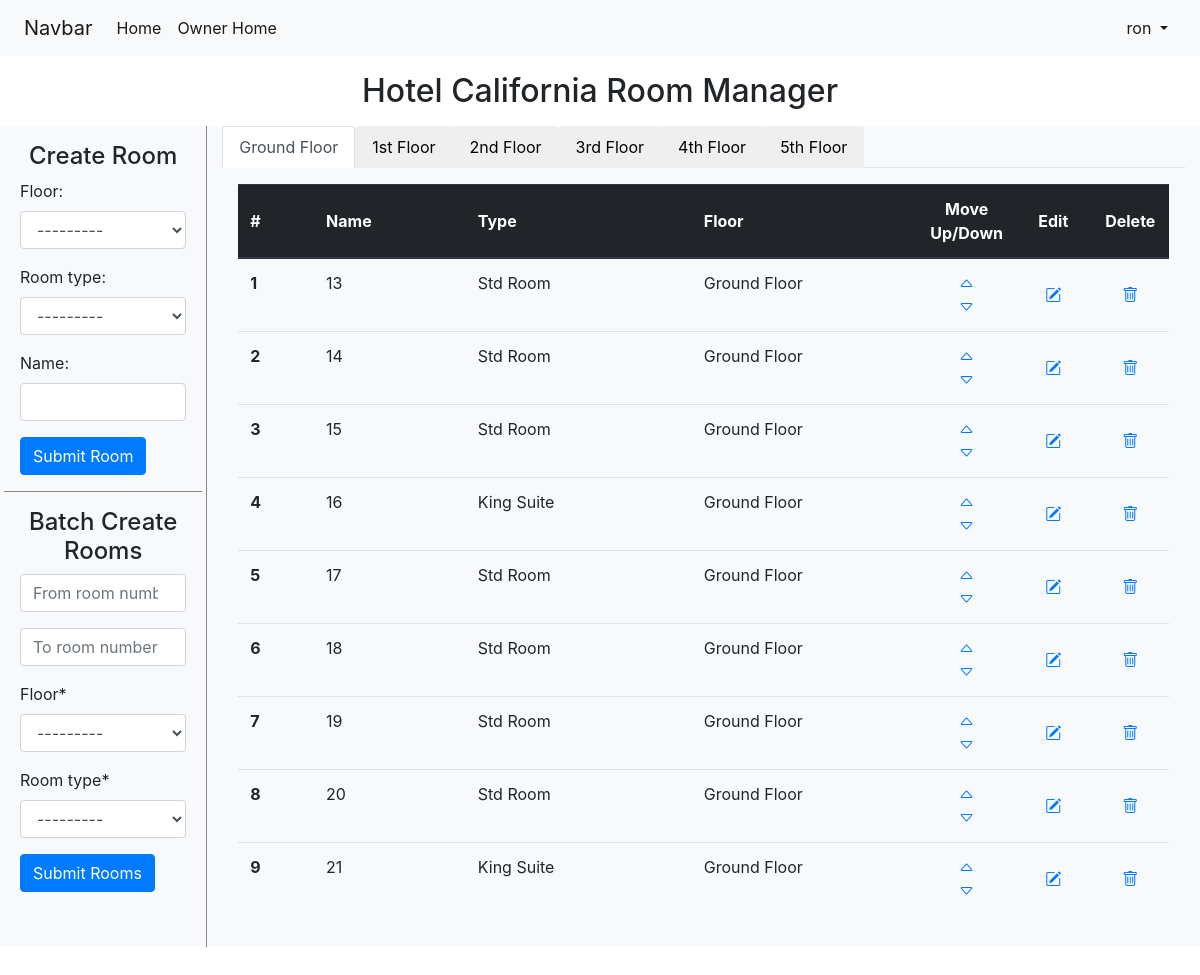
Before: /manager/2/room_manager (signed in) with the older database file.
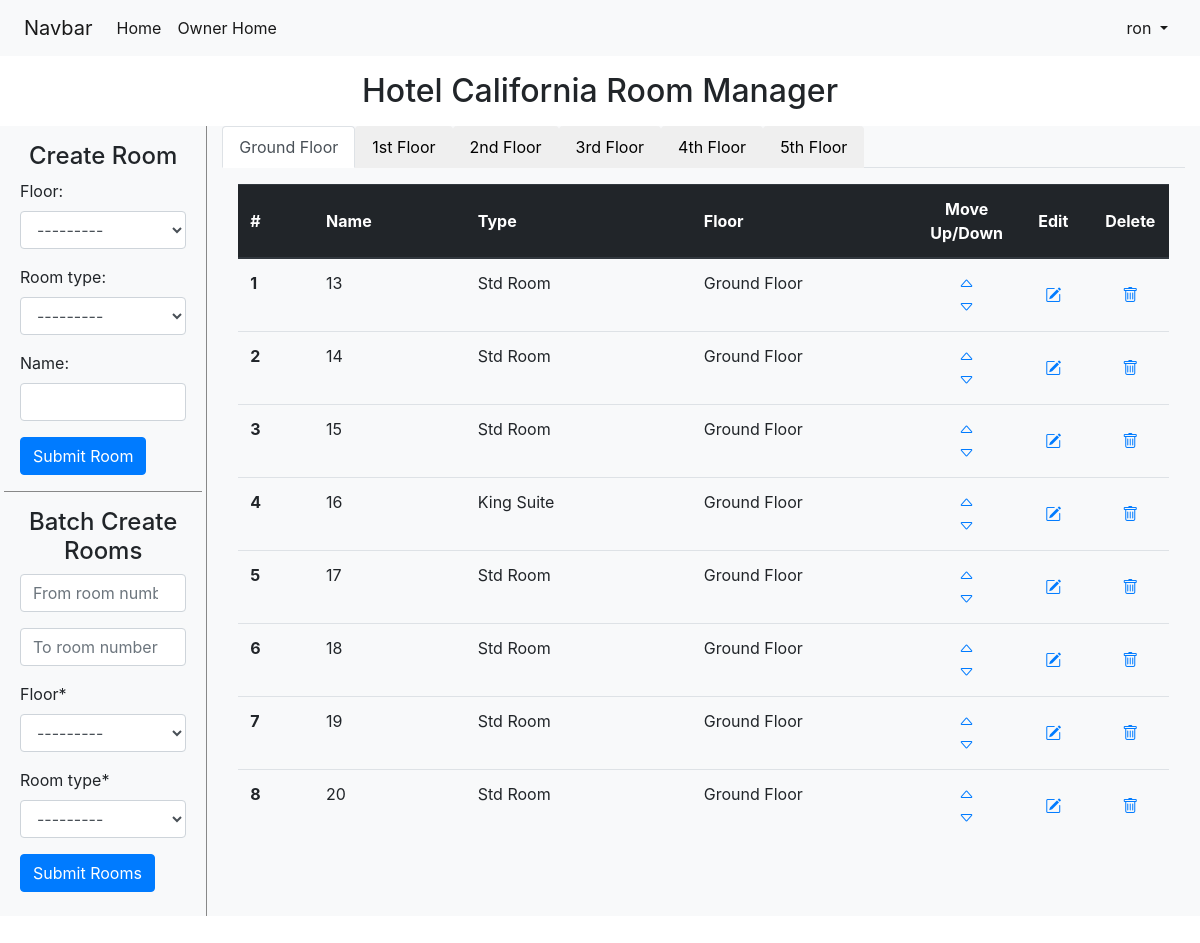
After: the same page with the newer database file.
### manager/models.py (models this page shows, shortened)
class Floor(models.Model):
    hotel = models.ForeignKey(Hotel, on_delete=models.CASCADE, related_name='floors')
    sort_id = models.IntegerField(blank=True, default=1)
    name = models.CharField(max_length=32)
    description = models.CharField(max_length=128, null=True, blank=True)
    objects = SortedModels()
    class Meta:
        unique_together = [['hotel', 'sort_id']]
    def __str__(self):
        return self.name

class Room(models.Model):
    vacancy_choices = [
        ('V', 'Vacant'),
        ('O', 'Occupied'),
    ]
    cleaning_status_choices = [
        ('C', 'Clean'),
        ('D', 'Dirty'),
    ]
    floor = models.ForeignKey(Floor, null=True, on_delete=models.SET_NULL, related_name='rooms')
    room_type = models.ForeignKey(RoomType, null=True, on_delete=models.SET_NULL, related_name='rooms')
    name = models.CharField(max_length=16)
    vacancy = models.CharField(max_length=1, choices=vacancy_choices, default='V')
    cleaning_status = models.CharField(max_length=1, choices=cleaning_status_choices, default='C')
    sort_id = models.SmallIntegerField(null=True, default=1)
    objects = SortedModels()
    class Meta:
        unique_together = [['sort_id', 'floor'], ['name', 'floor']]
        ordering = ['sort_id']

class RoomType(models.Model):
    title = models.CharField(max_length=32, unique=True)
    description = models.CharField(max_length=512, null=True, blank=True)
    hotel = models.ForeignKey(Hotel, on_delete=models.CASCADE, related_name='room_types')
    room_size = models.DecimalField(max_digits=4, decimal_places=2, null=True, blank=True)
    has_air_con = models.BooleanField(default=False, verbose_name="A/C")
    has_wifi = models.BooleanField(default=False, verbose_name="wifi")
    has_tv = models.BooleanField(default=False, verbose_name="TV")
    has_fridge = models.BooleanField(default=False, verbose_name="fridge")
    has_hot_water = models.BooleanField(default=False, verbose_name="hot water")
    def __str__(self):
        return self.title

### manager/views.py (the view, shortened to what this page needs)
# urls.py: path('<int:hotel_id>/room_manager', views.RoomManagerView.as_view(), name='room_manager'),
class RoomManagerView(HotelOwnerMixin, CreateView):
    model = Room
    form_class = CreateRoomForm
    template_name = 'manager/room_manager.html'
    def setup(self, request, *args, **kwargs):
        hotel_id = kwargs['hotel_id']
        pk = kwargs.get('pk', False)
        self.create = not bool(pk)
        self.hotel = Hotel.objects.get(id=hotel_id)
        self.batch_form = CreateRoomForm(hotel=self.hotel)
        self.message = None
        self.batch_message = None
        self.success_url = reverse('manager:room_manager', args=[hotel_id])
        return super().setup(request, *args, **kwargs)
    def get_context_data(self, **kwargs):
        floors = Floor.objects.filter(hotel=self.hotel)
        extra_context = {
            'hotel': self.hotel,
            'floors': floors,
            'create': self.create,
            'batch_form': self.batch_form,
            'message': self.message,
            'batch_message': self.batch_message,
        }
        return super().get_context_data(**extra_context)
    def get_form_kwargs(self):
        kwargs = super().get_form_kwargs()
        kwargs.update({'hotel': self.hotel})
        return kwargs

### manager/forms.py
class CreateRoomForm(forms.ModelForm):
    def __init__(self, hotel=None, *args, **kwargs):
        super(CreateRoomForm, self).__init__(*args, **kwargs)
        if not hotel:
            room = kwargs['instance']
            hotel = room.floor.hotel
        self.fields['floor'].queryset = Floor.objects.filter(hotel=hotel)
        self.fields['room_type'].queryset = RoomType.objects.filter(hotel=hotel)
    class Meta:
        model = Room
        exclude = ['vacancy', 'cleaning_status', 'sort_id']
        widgets = {
            'floor': forms.Select(attrs={'class': 'form-control'}),
            'room_type': forms.Select(attrs={'class': 'form-control'}),
            'name': forms.TextInput(attrs={'class': 'form-control'})
        }

### main/models.py (called while the page is built)
    def is_owner(self):
        return hasattr(self, 'owner')

### manager/templates/manager/room_manager.html (shortened to what this page needs)
{% extends 'main/layout.html'  %}
{% load static %}
{% block body %}
{% load crispy_forms_tags %}
<h2 class="text-center m-3">{{hotel.name}} Room Manager</h2>
<div class="d-flex  justify-content-center mb-5">
    {% if create %}
        <div class="container bg-light mx-0 px-1" style="border-right: 1px solid #888; width: 250px;">
            <div class=" bg-light py-3">
                <div class="text-center mb-2" ><h4>Create Room</h4></div>
                <form action="{% url 'manager:room_manager' hotel.id %}" method="post" class="px-3 ">
                    {{ form.as_p }}
                    <input class="btn btn-primary" type="submit" value="Submit Room">
                </form>
            </div>
            <div class=" bg-light py-2 mb-3" style="border-top: 1px solid #888">
                <div class="text-center my-2" ><h4>Batch Create Rooms</h4></div>
                <form action="{% url 'manager:room_manager' hotel.id %}" method="post" class="px-3 ">
                    <div class="form-group ">
                        <input autofocus class="form-control" type="number" name="from" placeholder="From room number">
                    </div>
                    <div class="form-group ">
                        <input autofocus class="form-control" type="number" name="to" placeholder="To room number">
                    </div>
                    {{ batch_form.floor|as_crispy_field }}
                    {{ batch_form.room_type|as_crispy_field }}
                    <input class="btn btn-primary" type="submit" value="Submit Rooms">
                </form>
            </div>
        </div>
    {% endif %}
    <div class="container bg-light mx-0">
        <ul class="nav nav-tabs" id="myTab" role="tablist">
            {% for floor in floors %}
                <li class="nav-item" role="presentation">
                    {% if forloop.counter == 1 %}
                    <button class="nav-link active" id="{{floor.id}}-tab" data-bs-toggle="tab" data-bs-target="#floor-{{floor.id}}" type="button" role="tab" aria-controls="floor{{floor.id}}" aria-selected="true">{{floor}}</button>
                    {% else %}
                    <button class="nav-link " id="{{floor.id}}-tab" data-bs-toggle="tab" data-bs-target="#floor-{{floor.id}}" type="button" role="tab" aria-controls="floor{{floor.id}}" aria-selected="false">{{floor}}</button>
                    {% endif %}
                </li>
            {% endfor %}
        </ul>
        <div class="tab-content" id="myTabContent">
            {% for floor in floors %}
                {% if forloop.counter == 1 %}
                    <div class="tab-pane fade show active" id="floor-{{floor.id}}" role="tabpanel" aria-labelledby="{{floor.id}}-tab">
                        {% include 'manager/table_rooms.html' with rooms=floor.rooms.all %}
                    </div>
                {% else %}
                    <div class="tab-pane fade" id="floor-{{floor.id}}" role="tabpanel" aria-labelledby="{{floor.id}}-tab">
                        {% include 'manager/table_rooms.html' with rooms=floor.rooms.all floor=floor %}
                    </div>
                {% endif %}
            {% endfor %}
        </div>
    </div>
</div>
{% endblock %}

### manager/templates/manager/table_rooms.html
{% load static %}
<div class="container-fluid bg-light w-100 p-3 animate-table" id="floor_{{floor.id}}_rooms_div">
    <table class="table">
        <thead class="thead-dark">
        <tr>
            <th class="align-middle col-md-1" scope="col">#</th>
            <th class="align-middle col-md-2" scope="col">Name</th>
            <th class="align-middle col-md-3" scope="col">Type</th>
            <th class="align-middle col-md-3" scope="col">Floor</th>
            <th class="align-middle text-center col-md-1" scope="col">Move <br> Up/Down</th>
            <th class="align-middle text-center col-md-1" scope="col">Edit</th>
            <th class="align-middle text-center col-md-1" scope="col">Delete</th>
        </tr>
        </thead>
        <tbody>
            {% for room in rooms %}
                <tr>
                    <th scope="row">{{room.sort_id}}</th>
                    <td>{{ room.name }}</td>
                    <td>{{ room.room_type }}</td>
                    <td>{{ room.floor }}</td>
                    <td style="text-align: center;">
                        <div>
                            <a href="javascript:void(0);"><i data-target="room_manager/room_move" data-object="room" data-id="{{room.id}}" data-direction="up" class="bi bi-caret-up object-move"></i></a>
                        </div>
                        <div>
                            <a href="javascript:void(0);"><i data-target="room_manager/room_move" data-object="room" data-id="{{room.id}}" data-direction="down" class="bi bi-caret-down object-move"></i></a>
                        </div>
                    </td>
                    <td style="text-align: center;" class="align-middle">
                        <a href="{% url 'manager:room_edit' hotel_id=hotel.id pk=room.id %}"><i class="bi bi-pencil-square"></i></a>
                    </td>
                    <td style="text-align: center;" class="align-middle">
                        <a href="javascript:void(0);">
                            <i data-room="{{room.id}}"
                                class="bi bi-trash"
                                hx-post="room_manager/del/{{room.id}}"
                                hx-target="#floor_{{floor.id}}_rooms_div"
                                hx-trigger="confirmed"
                                hx-swap="outerHTML swap:100ms"
                                _="on click
                                    call Swal.fire({title:'Confirm', text:'Are you sure you want to delete the room?'})
                                    if result.isConfirmed trigger confirmed"></i>
                        </a>
                    </td>
                </tr>
            {% endfor %}
        </tbody>
    </table>
</div>

Changed rows visible on the page:
removed Room: sort_id "9", name "21", room_type "King Suite", floor "Ground Floor", shown under Floor "Ground Floor"
